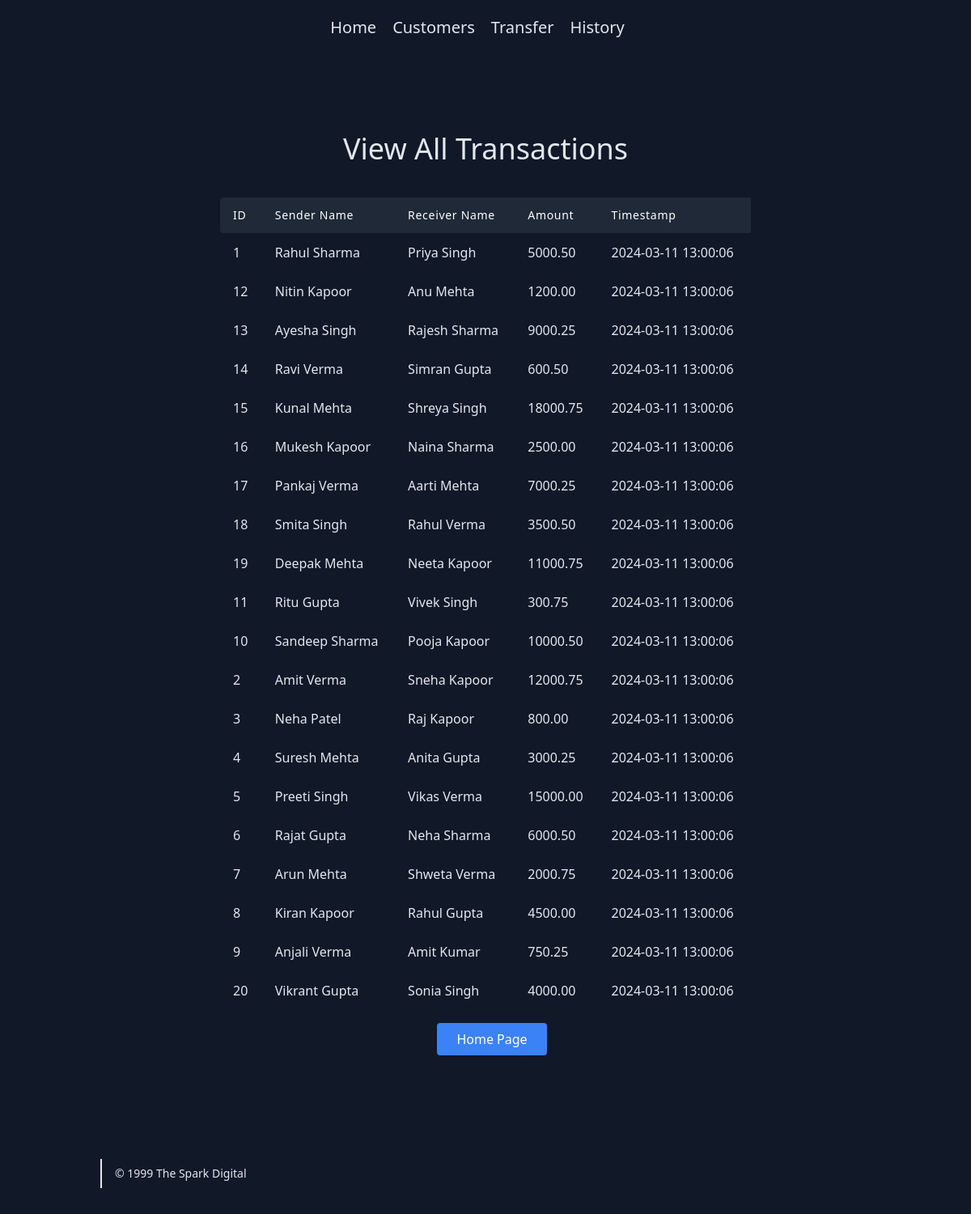
The app's page /view_transactions.php with its own data.
### tables this page shows
CREATE TABLE `transactions` (
  `id` bigint(20) UNSIGNED NOT NULL,
  `sender_name` varchar(50) NOT NULL,
  `sender_email` varchar(100) NOT NULL,
  `receiver_name` varchar(50) NOT NULL,
  `receiver_email` varchar(100) NOT NULL,
  `amount` decimal(10,2) NOT NULL,
  `timestamp` timestamp NOT NULL DEFAULT current_timestamp()
);

### view_transactions.php (the view, shortened to what this page needs)
<?php
$conn = new mysqli("localhost", "root", "", "sdb");
$result = $conn->query("SELECT * FROM transactions ORDER BY timestamp DESC LIMIT 20");
?>
<!DOCTYPE html>
<html lang="en">
<head>
    <script src="https://cdn.tailwindcss.com"></script>
    <link href="https://cdnjs.cloudflare.com/ajax/libs/flowbite/2.3.0/flowbite.min.css" rel="stylesheet" />
</head>
<body class="">
<div class="hd ">
        <header class=" text-black body-font text-slate-200 bg-gray-900 ">
            <div
                class="  text-slate-200 overflow-hidden container mx-auto flex flex-wrap p-5 flex-col md:flex-row items-center">
                <nav class="md:ml-auto md:mr-auto flex flex-wrap items-center text-base justify-center">
                    <a href="index.php" class="text-xl mr-5 hover:text-gray-300 hover:underline hover:smooth">Home</a>
                    <a href="view_custmer.php" class="text-xl mr-5 hover:text-gray-300 hover:underline">Customers</a>
                    <a href="transfer_money.php" class="text-xl mr-5 hover:text-gray-300 hover:underline">Transfer</a>
                    <a href="view_transactions.php" class="text-xl mr-5 hover:text-gray-300 hover:underline">History</a>
                </nav>
            </div>
        </header>
    </div>
<section class="text-gray-400 bg-gray-900 body-font">
    <div class="container px-5 py-24 mx-auto">
        <div class="flex flex-col text-center w-full mb-10">
            <h1 class="sm:text-4xl text-3xl font-medium title-font mb-0 text-slate-200 hover:text-gray-200 hover:underline">View All Transactions</h1>
        </div>
        <div class="lg:w-2/3 w-full mx-auto overflow-auto">
            <table class="table-auto w-full text-left whitespace-no-wrap">
                <thead>
                    <tr>
                        <th class="px-4 py-3 title-font tracking-wider font-medium text-white text-sm bg-gray-800 rounded-tl rounded-bl">ID</th>
                        <th class="px-4 py-3 title-font tracking-wider font-medium text-white text-sm bg-gray-800">Sender Name</th>
                        <th class="px-4 py-3 title-font tracking-wider font-medium text-white text-sm bg-gray-800">Receiver Name</th>
                        <th class="px-4 py-3 title-font tracking-wider font-medium text-white text-sm bg-gray-800">Amount</th>
                        <th class="px-4 py-3 title-font tracking-wider font-medium text-white text-sm bg-gray-800">Timestamp</th>
                    </tr>
                </thead>
                <tbody>
                    <?php
                    if ($result->num_rows > 0) {
                        while ($row = $result->fetch_assoc()) : ?>
                            <tr class="text-slate-200">
                                <td class="px-4 py-3"><?= $row["id"] ?></td>
                                <td class="px-4 py-3"><?= $row["sender_name"] ?></td>
                                <td class="px-4 py-3"><?= $row["receiver_name"] ?></td>
                                <td class="px-4 py-3"><?= $row["amount"] ?></td>
                                <td class="px-4 py-3"><?= $row["timestamp"] ?></td>
                            </tr>
                    <?php endwhile;
                    } else {
                        echo "<tr><td colspan='7'>No transactions found</td></tr>";
                    }
                    ?>
                </tbody>
            </table>
        </div>
        <div class="flex justify-center pl-4 mt-4 lg:w-2/3 w-full mx-auto">
                  <a href="index.php" class="text-indigo-400 inline-flex items-center md:mb-2 lg:mb-0">
                  <button class="flex ml-auto text-white bg-blue-500 border-0 py-2 px-6 focus:outline-none hover:bg-blue-600 rounded">Home Page</button>
                 </a>
            </div>
    </div>
</section>
<footer class="text-slate-200 bg-gray-900 body-font">
    <div class="container px-5 py-8 mx-auto flex items-center sm:flex-row flex-col">
        <p class="text-sm text-slate-200 sm:ml-4 sm:pl-4 sm:border-l-2 sm:border-gray-200 sm:py-2 sm:mt-0 mt-4">©
            1999
            The Spark Digital
        </p>
    </div>
</footer>
</body>
</html>

### records on screen
transactions: id "1", sender_name "Rahul Sharma", receiver_name "Priya Singh", amount "5000.50", timestamp "2024-03-11 13:00:06"
transactions: id "12", sender_name "Nitin Kapoor", receiver_name "Anu Mehta", amount "1200.00", timestamp "2024-03-11 13:00:06"
transactions: id "13", sender_name "Ayesha Singh", receiver_name "Rajesh Sharma", amount "9000.25", timestamp "2024-03-11 13:00:06"
transactions: id "14", sender_name "Ravi Verma", receiver_name "Simran Gupta", amount "600.50", timestamp "2024-03-11 13:00:06"
transactions: id "15", sender_name "Kunal Mehta", receiver_name "Shreya Singh", amount "18000.75", timestamp "2024-03-11 13:00:06"
transactions: id "16", sender_name "Mukesh Kapoor", receiver_name "Naina Sharma", amount "2500.00", timestamp "2024-03-11 13:00:06"
transactions: id "17", sender_name "Pankaj Verma", receiver_name "Aarti Mehta", amount "7000.25", timestamp "2024-03-11 13:00:06"
transactions: id "18", sender_name "Smita Singh", receiver_name "Rahul Verma", amount "3500.50", timestamp "2024-03-11 13:00:06"
transactions: id "19", sender_name "Deepak Mehta", receiver_name "Neeta Kapoor", amount "11000.75", timestamp "2024-03-11 13:00:06"
transactions: id "11", sender_name "Ritu Gupta", receiver_name "Vivek Singh", amount "300.75", timestamp "2024-03-11 13:00:06"
transactions: id "10", sender_name "Sandeep Sharma", receiver_name "Pooja Kapoor", amount "10000.50", timestamp "2024-03-11 13:00:06"
transactions: id "2", sender_name "Amit Verma", receiver_name "Sneha Kapoor", amount "12000.75", timestamp "2024-03-11 13:00:06"
transactions: id "3", sender_name "Neha Patel", receiver_name "Raj Kapoor", amount "800.00", timestamp "2024-03-11 13:00:06"
transactions: id "4", sender_name "Suresh Mehta", receiver_name "Anita Gupta", amount "3000.25", timestamp "2024-03-11 13:00:06"
transactions: id "5", sender_name "Preeti Singh", receiver_name "Vikas Verma", amount "15000.00", timestamp "2024-03-11 13:00:06"
transactions: id "6", sender_name "Rajat Gupta", receiver_name "Neha Sharma", amount "6000.50", timestamp "2024-03-11 13:00:06"
transactions: id "7", sender_name "Arun Mehta", receiver_name "Shweta Verma", amount "2000.75", timestamp "2024-03-11 13:00:06"
transactions: id "8", sender_name "Kiran Kapoor", receiver_name "Rahul Gupta", amount "4500.00", timestamp "2024-03-11 13:00:06"
transactions: id "9", sender_name "Anjali Verma", receiver_name "Amit Kumar", amount "750.25", timestamp "2024-03-11 13:00:06"
transactions: id "20", sender_name "Vikrant Gupta", receiver_name "Sonia Singh", amount "4000.00", timestamp "2024-03-11 13:00:06"
